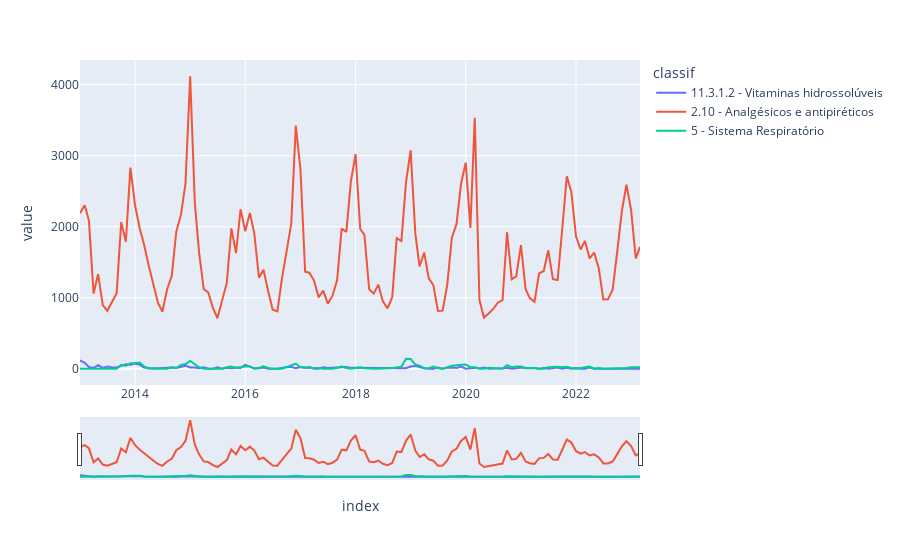

The code cell stored with this chart in its notebook:
### Markdown cell above
## 3.2. Visualização das séries temporais

### Code cell
fig = px.line(df_grouped, x=df_grouped.index, y=df_grouped.columns)
fig.update_xaxes(rangeslider_visible=True)
fig.show()
